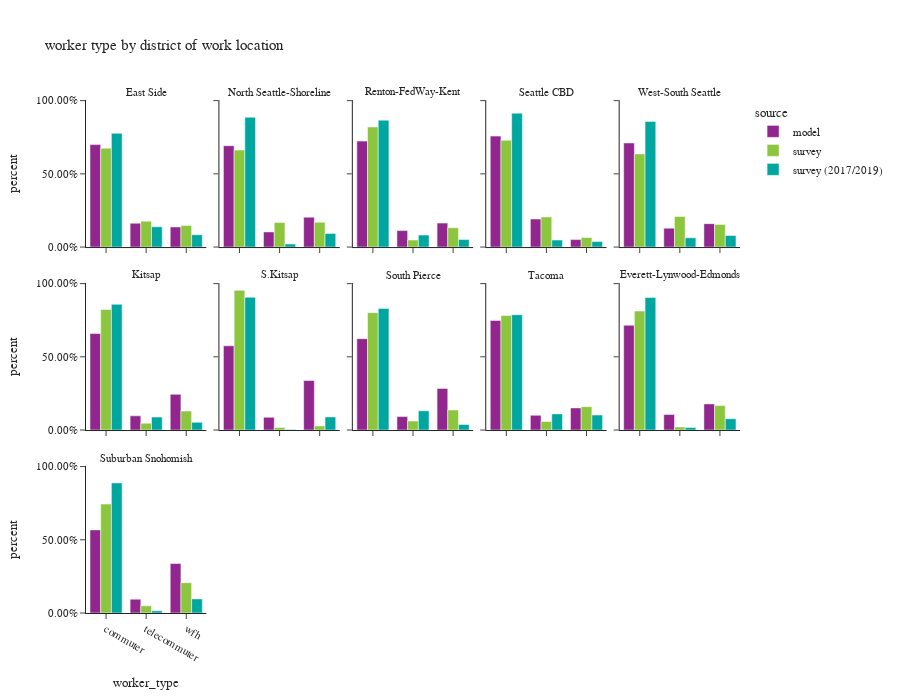

Source (notebook cell):
### Code cell
df_worker_count = workers.groupby(['source','CountyName_work','district_name_work','worker_type'])['pdexpfac']. \
    sum().reset_index()
df_worker_count['percent'] = df_worker_count.groupby(['source','CountyName_work','district_name_work'], group_keys=False)['pdexpfac']. \
    apply(lambda x: x / float(x.sum()))

df_worker_count_ct = workers.groupby(['source','CountyName_work','district_name_work','worker_type'])['pdexpfac'].count().reset_index(). \
    rename(columns={'pdexpfac':'sample count'})
df_worker_count = df_worker_count.merge(df_worker_count_ct, on=['source','CountyName_work','district_name_work','worker_type']). \
    rename(columns={'pdexpfac':'total count'})

fig = px.bar(df_worker_count.sort_values(by=['source','CountyName_work','district_name_work']), x='worker_type', y="percent",
             facet_col="district_name_work",facet_col_wrap=5,color="source",
             barmode="group",hover_data=['sample count','total count'],
             title="worker type by district of work location")
fig.for_each_annotation(lambda a: a.update(text = a.text.split("=")[-1]))
fig.update_layout(height=700, width=900, font=dict(size=11))
fig.for_each_yaxis(lambda a: a.update(tickformat = ".2%"))
fig.update_xaxes(categoryorder='array', categoryarray= ['commuter','telecommuter','wfh'])
fig.show()

### Figure 1 — Plotly figure (JSON) as saved in the notebook; plotly's stock layout.template omitted (floating-point values rounded to 4 significant figures)
{"data": [{"alignmentgroup": "True", "customdata": [[298400.0, 298400.0], [69570.0, 69570.0], [58500.0, 58500.0]], "hovertemplate": "source=model<br>district_name_work=East Side<br>worker_type=%{x}<br>percent=%{y}<br>sample count=%{customdata[0]}<br>total count=%{customdata[1]}<extra></extra>", "legendgroup": "model", "marker": {"color": "#91268F", "pattern": {"shape": ""}}, "name": "model", "offsetgroup": "model", "orientation": "v", "showlegend": true, "textposition": "auto", "type": "bar", "x": ["commuter", "telecommuter", "wfh"], "xaxis": "x11", "y": [0.6997, 0.1631, 0.1372], "yaxis": "y11"}, {"alignmentgroup": "True", "customdata": [[110800.0, 110800.0], [16540.0, 16540.0], [32730.0, 32730.0]], "hovertemplate": "source=model<br>district_name_work=North Seattle-Shoreline<br>worker_type=%{x}<br>percent=%{y}<br>sample count=%{customdata[0]}<br>total count=%{customdata[1]}<extra></extra>", "legendgroup": "model", "marker": {"color": "#91268F", "pattern": {"shape": ""}}, "name": "model", "offsetgroup": "model", "orientation": "v", "showlegend": false, "textposition": "auto", "type": "bar", "x": ["commuter", "telecommuter", "wfh"], "xaxis": "x12", "y": [0.6923, 0.1033, 0.2044], "yaxis": "y12"}, {"alignmentgroup": "True", "customdata": [[252700.0, 252700.0], [39260.0, 39260.0], [57160.0, 57160.0]], "hovertemplate": "source=model<br>district_name_work=Renton-FedWay-Kent<br>worker_type=%{x}<br>percent=%{y}<br>sample count=%{customdata[0]}<br>total count=%{customdata[1]}<extra></extra>", "legendgroup": "model", "marker": {"color": "#91268F", "pattern": {"shape": ""}}, "name": "model", "offsetgroup": "model", "orientation": "v", "showlegend": false, "textposition": "auto", "type": "bar", "x": ["commuter", "telecommuter", "wfh"], "xaxis": "x13", "y": [0.7238, 0.1125, 0.1637], "yaxis": "y13"}, {"alignmentgroup": "True", "customdata": [[263500.0, 263500.0], [66530.0, 66530.0], [17750.0, 17750.0]], "hovertemplate": "source=model<br>district_name_work=Seattle CBD<br>worker_type=%{x}<br>percent=%{y}<br>sample count=%{customdata[0]}<br>total count=%{customdata[1]}<extra></extra>", "legendgroup": "model", "marker": {"color": "#91268F", "pattern": {"shape": ""}}, "name": "model", "offsetgroup": "model", "orientation": "v", "showlegend": false, "textposition": "auto", "type": "bar", "x": ["commuter", "telecommuter", "wfh"], "xaxis": "x14", "y": [0.7577, 0.1913, 0.05104], "yaxis": "y14"}, {"alignmentgroup": "True", "customdata": [[104000.0, 104000.0], [18880.0, 18880.0], [23380.0, 23380.0]], "hovertemplate": "source=model<br>district_name_work=West-South Seattle<br>worker_type=%{x}<br>percent=%{y}<br>sample count=%{customdata[0]}<br>total count=%{customdata[1]}<extra></extra>", "legendgroup": "model", "marker": {"color": "#91268F", "pattern": {"shape": ""}}, "name": "model", "offsetgroup": "model", "orientation": "v", "showlegend": false, "textposition": "auto", "type": "bar", "x": ["commuter", "telecommuter", "wfh"], "xaxis": "x15", "y": [0.711, 0.1291, 0.1599], "yaxis": "y15"}, {"alignmentgroup": "True", "customdata": [[79380.0, 79380.0], [11680.0, 11680.0], [29380.0, 29380.0]], "hovertemplate": "source=model<br>district_name_work=Kitsap<br>worker_type=%{x}<br>percent=%{y}<br>sample count=%{customdata[0]}<br>total count=%{customdata[1]}<extra></extra>", "legendgroup": "model", "marker": {"color": "#91268F", "pattern": {"shape": ""}}, "name": "model", "offsetgroup": "model", "orientation": "v", "showlegend": false, "textposition": "auto", "type": "bar", "x": ["commuter", "telecommuter", "wfh"], "xaxis": "x6", "y": [0.6591, 0.09695, 0.244], "yaxis": "y6"}, {"alignmentgroup": "True", "customdata": [[16180.0, 16180.0], [2437.0, 2437.0], [9507.0, 9507.0]], "hovertemplate": "source=model<br>district_name_work=S.Kitsap<br>worker_type=%{x}<br>percent=%{y}<br>sample count=%{customdata[0]}<br>total count=%{customdata[1]}<extra></extra>", "legendgroup": "model", "marker": {"color": "#91268F", "pattern": {"shape": ""}}, "name": "model", "offsetgroup": "model", "orientation": "v", "showlegend": false, "textposition": "auto", "type": "bar", "x": ["commuter", "telecommuter", "wfh"], "xaxis": "x7", "y": [0.5753, 0.08665, 0.338], "yaxis": "y7"}, {"alignmentgroup": "True", "customdata": [[109600.0, 109600.0], [16120.0, 16120.0], [49930.0, 49930.0]], "hovertemplate": "source=model<br>district_name_work=South Pierce<br>worker_type=%{x}<br>percent=%{y}<br>sample count=%{customdata[0]}<br>total count=%{customdata[1]}<extra></extra>", "legendgroup": "model", "marker": {"color": "#91268F", "pattern": {"shape": ""}}, "name": "model", "offsetgroup": "model", "orientation": "v", "showlegend": false, "textposition": "auto", "type": "bar", "x": ["commuter", "telecommuter", "wfh"], "xaxis": "x8", "y": [0.624, 0.09179, 0.2842], "yaxis": "y8"}, {"alignmentgroup": "True", "customdata": [[106700.0, 106700.0], [14320.0, 14320.0], [21540.0, 21540.0]], "hovertemplate": "source=model<br>district_name_work=Tacoma<br>worker_type=%{x}<br>percent=%{y}<br>sample count=%{customdata[0]}<br>total count=%{customdata[1]}<extra></extra>", "legendgroup": "model", "marker": {"color": "#91268F", "pattern": {"shape": ""}}, "name": "model", "offsetgroup": "model", "orientation": "v", "showlegend": false, "textposition": "auto", "type": "bar", "x": ["commuter", "telecommuter", "wfh"], "xaxis": "x9", "y": [0.7485, 0.1004, 0.151], "yaxis": "y9"}, {"alignmentgroup": "True", "customdata": [[114700.0, 114700.0], [16980.0, 16980.0], [28570.0, 28570.0]], "hovertemplate": "source=model<br>district_name_work=Everett-Lynwood-Edmonds<br>worker_type=%{x}<br>percent=%{y}<br>sample count=%{customdata[0]}<br>total count=%{customdata[1]}<extra></extra>", "legendgroup": "model", "marker": {"color": "#91268F", "pattern": {"shape": ""}}, "name": "model", "offsetgroup": "model", "orientation": "v", "showlegend": false, "textposition": "auto", "type": "bar", "x": ["commuter", "telecommuter", "wfh"], "xaxis": "x10", "y": [0.7158, 0.1059, 0.1783], "yaxis": "y10"}, {"alignmentgroup": "True", "customdata": [[89270.0, 89270.0], [14850.0, 14850.0], [53150.0, 53150.0]], "hovertemplate": "source=model<br>district_name_work=Suburban Snohomish<br>worker_type=%{x}<br>percent=%{y}<br>sample count=%{customdata[0]}<br>total count=%{customdata[1]}<extra></extra>", "legendgroup": "model", "marker": {"color": "#91268F", "pattern": {"shape": ""}}, "name": "model", "offsetgroup": "model", "orientation": "v", "showlegend": false, "textposition": "auto", "type": "bar", "x": ["commuter", "telecommuter", "wfh"], "xaxis": "x", "y": [0.5676, 0.09444, 0.3379], "yaxis": "y"}, {"alignmentgroup": "True", "customdata": [[393.0, 232900.0], [176.0, 61070.0], [176.0, 50860.0]], "hovertemplate": "source=survey<br>district_name_work=East Side<br>worker_type=%{x}<br>percent=%{y}<br>sample count=%{customdata[0]}<br>total count=%{customdata[1]}<extra></extra>", "legendgroup": "survey", "marker": {"color": "#8CC63E", "pattern": {"shape": ""}}, "name": "survey", "offsetgroup": "survey", "orientation": "v", "showlegend": true, "textposition": "auto", "type": "bar", "x": ["commuter", "telecommuter", "wfh"], "xaxis": "x11", "y": [0.6754, 0.1771, 0.1475], "yaxis": "y11"}, {"alignmentgroup": "True", "customdata": [[253.0, 97240.0], [87.0, 24690.0], [147.0, 24900.0]], "hovertemplate": "source=survey<br>district_name_work=North Seattle-Shoreline<br>worker_type=%{x}<br>percent=%{y}<br>sample count=%{customdata[0]}<br>total count=%{customdata[1]}<extra></extra>", "legendgroup": "survey", "marker": {"color": "#8CC63E", "pattern": {"shape": ""}}, "name": "survey", "offsetgroup": "survey", "orientation": "v", "showlegend": false, "textposition": "auto", "type": "bar", "x": ["commuter", "telecommuter", "wfh"], "xaxis": "x12", "y": [0.6623, 0.1681, 0.1696], "yaxis": "y12"}, {"alignmentgroup": "True", "customdata": [[176.0, 229200.0], [45.0, 13360.0], [39.0, 36860.0]], "hovertemplate": "source=survey<br>district_name_work=Renton-FedWay-Kent<br>worker_type=%{x}<br>percent=%{y}<br>sample count=%{customdata[0]}<br>total count=%{customdata[1]}<extra></extra>", "legendgroup": "survey", "marker": {"color": "#8CC63E", "pattern": {"shape": ""}}, "name": "survey", "offsetgroup": "survey", "orientation": "v", "showlegend": false, "textposition": "auto", "type": "bar", "x": ["commuter", "telecommuter", "wfh"], "xaxis": "x13", "y": [0.8203, 0.04781, 0.1319], "yaxis": "y13"}, {"alignmentgroup": "True", "customdata": [[462.0, 186100.0], [249.0, 52520.0], [127.0, 16610.0]], "hovertemplate": "source=survey<br>district_name_work=Seattle CBD<br>worker_type=%{x}<br>percent=%{y}<br>sample count=%{customdata[0]}<br>total count=%{customdata[1]}<extra></extra>", "legendgroup": "survey", "marker": {"color": "#8CC63E", "pattern": {"shape": ""}}, "name": "survey", "offsetgroup": "survey", "orientation": "v", "showlegend": false, "textposition": "auto", "type": "bar", "x": ["commuter", "telecommuter", "wfh"], "xaxis": "x14", "y": [0.7291, 0.2058, 0.06509], "yaxis": "y14"}, {"alignmentgroup": "True", "customdata": [[130.0, 86900.0], [69.0, 28590.0], [78.0, 21170.0]], "hovertemplate": "source=survey<br>district_name_work=West-South Seattle<br>worker_type=%{x}<br>percent=%{y}<br>sample count=%{customdata[0]}<br>total count=%{customdata[1]}<extra></extra>", "legendgroup": "survey", "marker": {"color": "#8CC63E", "pattern": {"shape": ""}}, "name": "survey", "offsetgroup": "survey", "orientation": "v", "showlegend": false, "textposition": "auto", "type": "bar", "x": ["commuter", "telecommuter", "wfh"], "xaxis": "x15", "y": [0.6359, 0.2092, 0.1549], "yaxis": "y15"}, {"alignmentgroup": "True", "customdata": [[91.0, 79660.0], [12.0, 4504.0], [43.0, 12550.0]], "hovertemplate": "source=survey<br>district_name_work=Kitsap<br>worker_type=%{x}<br>percent=%{y}<br>sample count=%{customdata[0]}<br>total count=%{customdata[1]}<extra></extra>", "legendgroup": "survey", "marker": {"color": "#8CC63E", "pattern": {"shape": ""}}, "name": "survey", "offsetgroup": "survey", "orientation": "v", "showlegend": false, "textposition": "auto", "type": "bar", "x": ["commuter", "telecommuter", "wfh"], "xaxis": "x6", "y": [0.8236, 0.04657, 0.1298], "yaxis": "y6"}, {"alignmentgroup": "True", "customdata": [[10.0, 14060.0], [2.0, 267.2], [3.0, 408.8]], "hovertemplate": "source=survey<br>district_name_work=S.Kitsap<br>worker_type=%{x}<br>percent=%{y}<br>sample count=%{customdata[0]}<br>total count=%{customdata[1]}<extra></extra>", "legendgroup": "survey", "marker": {"color": "#8CC63E", "pattern": {"shape": ""}}, "name": "survey", "offsetgroup": "survey", "orientation": "v", "showlegend": false, "textposition": "auto", "type": "bar", "x": ["commuter", "telecommuter", "wfh"], "xaxis": "x7", "y": [0.9541, 0.01813, 0.02774], "yaxis": "y7"}, {"alignmentgroup": "True", "customdata": [[84.0, 130500.0], [16.0, 10040.0], [24.0, 22240.0]], "hovertemplate": "source=survey<br>district_name_work=South Pierce<br>worker_type=%{x}<br>percent=%{y}<br>sample count=%{customdata[0]}<br>total count=%{customdata[1]}<extra></extra>", "legendgroup": "survey", "marker": {"color": "#8CC63E", "pattern": {"shape": ""}}, "name": "survey", "offsetgroup": "survey", "orientation": "v", "showlegend": false, "textposition": "auto", "type": "bar", "x": ["commuter", "telecommuter", "wfh"], "xaxis": "x8", "y": [0.8018, 0.06168, 0.1366], "yaxis": "y8"}, {"alignmentgroup": "True", "customdata": [[79.0, 80790.0], [10.0, 5961.0], [28.0, 16470.0]], "hovertemplate": "source=survey<br>district_name_work=Tacoma<br>worker_type=%{x}<br>percent=%{y}<br>sample count=%{customdata[0]}<br>total count=%{customdata[1]}<extra></extra>", "legendgroup": "survey", "marker": {"color": "#8CC63E", "pattern": {"shape": ""}}, "name": "survey", "offsetgroup": "survey", "orientation": "v", "showlegend": false, "textposition": "auto", "type": "bar", "x": ["commuter", "telecommuter", "wfh"], "xaxis": "x9", "y": [0.7827, 0.05774, 0.1596], "yaxis": "y9"}, {"alignmentgroup": "True", "customdata": [[101.0, 99390.0], [20.0, 2548.0], [35.0, 20400.0]], "hovertemplate": "source=survey<br>district_name_work=Everett-Lynwood-Edmonds<br>worker_type=%{x}<br>percent=%{y}<br>sample count=%{customdata[0]}<br>total count=%{customdata[1]}<extra></extra>", "legendgroup": "survey", "marker": {"color": "#8CC63E", "pattern": {"shape": ""}}, "name": "survey", "offsetgroup": "survey", "orientation": "v", "showlegend": false, "textposition": "auto", "type": "bar", "x": ["commuter", "telecommuter", "wfh"], "xaxis": "x10", "y": [0.8124, 0.02083, 0.1668], "yaxis": "y10"}, {"alignmentgroup": "True", "customdata": [[95.0, 105400.0], [15.0, 6930.0], [50.0, 29330.0]], "hovertemplate": "source=survey<br>district_name_work=Suburban Snohomish<br>worker_type=%{x}<br>percent=%{y}<br>sample count=%{customdata[0]}<br>total count=%{customdata[1]}<extra></extra>", "legendgroup": "survey", "marker": {"color": "#8CC63E", "pattern": {"shape": ""}}, "name": "survey", "offsetgroup": "survey", "orientation": "v", "showlegend": false, "textposition": "auto", "type": "bar", "x": ["commuter", "telecommuter", "wfh"], "xaxis": "x", "y": [0.744, 0.04893, 0.2071], "yaxis": "y"}, {"alignmentgroup": "True", "customdata": [[1052.0, 203900.0], [99.0, 36370.0], [76.0, 22140.0]], "hovertemplate": "source=survey (2017/2019)<br>district_name_work=East Side<br>worker_type=%{x}<br>percent=%{y}<br>sample count=%{customdata[0]}<br>total count=%{customdata[1]}<extra></extra>", "legendgroup": "survey (2017/2019)", "marker": {"color": "#00A7A0", "pattern": {"shape": ""}}, "name": "survey (2017/2019)", "offsetgroup": "survey (2017/2019)", "orientation": "v", "showlegend": true, "textposition": "auto", "type": "bar", "x": ["commuter", "telecommuter", "wfh"], "xaxis": "x11", "y": [0.777, 0.1386, 0.08437], "yaxis": "y11"}, {"alignmentgroup": "True", "customdata": [[710.0, 109300.0], [47.0, 2522.0], [130.0, 11460.0]], "hovertemplate": "source=survey (2017/2019)<br>district_name_work=North Seattle-Shoreline<br>worker_type=%{x}<br>percent=%{y}<br>sample count=%{customdata[0]}<br>total count=%{customdata[1]}<extra></extra>", "legendgroup": "survey (2017/2019)", "marker": {"color": "#00A7A0", "pattern": {"shape": ""}}, "name": "survey (2017/2019)", "offsetgroup": "survey (2017/2019)", "orientation": "v", "showlegend": false, "textposition": "auto", "type": "bar", "x": ["commuter", "telecommuter", "wfh"], "xaxis": "x12", "y": [0.8866, 0.02045, 0.09294], "yaxis": "y12"}, {"alignmentgroup": "True", "customdata": [[343.0, 151700.0], [15.0, 14350.0], [16.0, 8970.0]], "hovertemplate": "source=survey (2017/2019)<br>district_name_work=Renton-FedWay-Kent<br>worker_type=%{x}<br>percent=%{y}<br>sample count=%{customdata[0]}<br>total count=%{customdata[1]}<extra></extra>", "legendgroup": "survey (2017/2019)", "marker": {"color": "#00A7A0", "pattern": {"shape": ""}}, "name": "survey (2017/2019)", "offsetgroup": "survey (2017/2019)", "orientation": "v", "showlegend": false, "textposition": "auto", "type": "bar", "x": ["commuter", "telecommuter", "wfh"], "xaxis": "x13", "y": [0.8668, 0.08197, 0.05125], "yaxis": "y13"}, {"alignmentgroup": "True", "customdata": [[1937.0, 218400.0], [90.0, 11430.0], [154.0, 8982.0]], "hovertemplate": "source=survey (2017/2019)<br>district_name_work=Seattle CBD<br>worker_type=%{x}<br>percent=%{y}<br>sample count=%{customdata[0]}<br>total count=%{customdata[1]}<extra></extra>", "legendgroup": "survey (2017/2019)", "marker": {"color": "#00A7A0", "pattern": {"shape": ""}}, "name": "survey (2017/2019)", "offsetgroup": "survey (2017/2019)", "orientation": "v", "showlegend": false, "textposition": "auto", "type": "bar", "x": ["commuter", "telecommuter", "wfh"], "xaxis": "x14", "y": [0.9145, 0.04784, 0.03761], "yaxis": "y14"}, {"alignmentgroup": "True", "customdata": [[392.0, 54040.0], [28.0, 3984.0], [95.0, 4956.0]], "hovertemplate": "source=survey (2017/2019)<br>district_name_work=West-South Seattle<br>worker_type=%{x}<br>percent=%{y}<br>sample count=%{customdata[0]}<br>total count=%{customdata[1]}<extra></extra>", "legendgroup": "survey (2017/2019)", "marker": {"color": "#00A7A0", "pattern": {"shape": ""}}, "name": "survey (2017/2019)", "offsetgroup": "survey (2017/2019)", "orientation": "v", "showlegend": false, "textposition": "auto", "type": "bar", "x": ["commuter", "telecommuter", "wfh"], "xaxis": "x15", "y": [0.8581, 0.06325, 0.07869], "yaxis": "y15"}, {"alignmentgroup": "True", "customdata": [[108.0, 54030.0], [11.0, 5561.0], [25.0, 3319.0]], "hovertemplate": "source=survey (2017/2019)<br>district_name_work=Kitsap<br>worker_type=%{x}<br>percent=%{y}<br>sample count=%{customdata[0]}<br>total count=%{customdata[1]}<extra></extra>", "legendgroup": "survey (2017/2019)", "marker": {"color": "#00A7A0", "pattern": {"shape": ""}}, "name": "survey (2017/2019)", "offsetgroup": "survey (2017/2019)", "orientation": "v", "showlegend": false, "textposition": "auto", "type": "bar", "x": ["commuter", "telecommuter", "wfh"], "xaxis": "x6", "y": [0.8588, 0.0884, 0.05276], "yaxis": "y6"}, {"alignmentgroup": "True", "customdata": [[18.0, 14300.0], [1.0, 60.89], [8.0, 1412.0]], "hovertemplate": "source=survey (2017/2019)<br>district_name_work=S.Kitsap<br>worker_type=%{x}<br>percent=%{y}<br>sample count=%{customdata[0]}<br>total count=%{customdata[1]}<extra></extra>", "legendgroup": "survey (2017/2019)", "marker": {"color": "#00A7A0", "pattern": {"shape": ""}}, "name": "survey (2017/2019)", "offsetgroup": "survey (2017/2019)", "orientation": "v", "showlegend": false, "textposition": "auto", "type": "bar", "x": ["commuter", "telecommuter", "wfh"], "xaxis": "x7", "y": [0.9066, 0.003862, 0.08953], "yaxis": "y7"}, {"alignmentgroup": "True", "customdata": [[155.0, 76200.0], [16.0, 12070.0], [18.0, 3462.0]], "hovertemplate": "source=survey (2017/2019)<br>district_name_work=South Pierce<br>worker_type=%{x}<br>percent=%{y}<br>sample count=%{customdata[0]}<br>total count=%{customdata[1]}<extra></extra>", "legendgroup": "survey (2017/2019)", "marker": {"color": "#00A7A0", "pattern": {"shape": ""}}, "name": "survey (2017/2019)", "offsetgroup": "survey (2017/2019)", "orientation": "v", "showlegend": false, "textposition": "auto", "type": "bar", "x": ["commuter", "telecommuter", "wfh"], "xaxis": "x8", "y": [0.8307, 0.1316, 0.03774], "yaxis": "y8"}, {"alignmentgroup": "True", "customdata": [[137.0, 92150.0], [16.0, 12900.0], [17.0, 11980.0]], "hovertemplate": "source=survey (2017/2019)<br>district_name_work=Tacoma<br>worker_type=%{x}<br>percent=%{y}<br>sample count=%{customdata[0]}<br>total count=%{customdata[1]}<extra></extra>", "legendgroup": "survey (2017/2019)", "marker": {"color": "#00A7A0", "pattern": {"shape": ""}}, "name": "survey (2017/2019)", "offsetgroup": "survey (2017/2019)", "orientation": "v", "showlegend": false, "textposition": "auto", "type": "bar", "x": ["commuter", "telecommuter", "wfh"], "xaxis": "x9", "y": [0.7874, 0.1103, 0.1024], "yaxis": "y9"}, {"alignmentgroup": "True", "customdata": [[224.0, 105400.0], [12.0, 2072.0], [14.0, 9005.0]], "hovertemplate": "source=survey (2017/2019)<br>district_name_work=Everett-Lynwood-Edmonds<br>worker_type=%{x}<br>percent=%{y}<br>sample count=%{customdata[0]}<br>total count=%{customdata[1]}<extra></extra>", "legendgroup": "survey (2017/2019)", "marker": {"color": "#00A7A0", "pattern": {"shape": ""}}, "name": "survey (2017/2019)", "offsetgroup": "survey (2017/2019)", "orientation": "v", "showlegend": false, "textposition": "auto", "type": "bar", "x": ["commuter", "telecommuter", "wfh"], "xaxis": "x10", "y": [0.9049, 0.01779, 0.07729], "yaxis": "y10"}, {"alignmentgroup": "True", "customdata": [[106.0, 59510.0], [3.0, 1036.0], [15.0, 6450.0]], "hovertemplate": "source=survey (2017/2019)<br>district_name_work=Suburban Snohomish<br>worker_type=%{x}<br>percent=%{y}<br>sample count=%{customdata[0]}<br>total count=%{customdata[1]}<extra></extra>", "legendgroup": "survey (2017/2019)", "marker": {"color": "#00A7A0", "pattern": {"shape": ""}}, "name": "survey (2017/2019)", "offsetgroup": "survey (2017/2019)", "orientation": "v", "showlegend": false, "textposition": "auto", "type": "bar", "x": ["commuter", "telecommuter", "wfh"], "xaxis": "x", "y": [0.8883, 0.01546, 0.09628], "yaxis": "y"}], "layout": {"annotations": [{"font": {}, "showarrow": false, "text": "Suburban Snohomish", "x": 0.092, "xanchor": "center", "xref": "paper", "y": 0.2867, "yanchor": "bottom", "yref": "paper"}, {"font": {}, "showarrow": false, "text": "Kitsap", "x": 0.092, "xanchor": "center", "xref": "paper", "y": 0.6433, "yanchor": "bottom", "yref": "paper"}, {"font": {}, "showarrow": false, "text": "S.Kitsap", "x": 0.296, "xanchor": "center", "xref": "paper", "y": 0.6433, "yanchor": "bottom", "yref": "paper"}, {"font": {}, "showarrow": false, "text": "South Pierce", "x": 0.5, "xanchor": "center", "xref": "paper", "y": 0.6433, "yanchor": "bottom", "yref": "paper"}, {"font": {}, "showarrow": false, "text": "Tacoma", "x": 0.704, "xanchor": "center", "xref": "paper", "y": 0.6433, "yanchor": "bottom", "yref": "paper"}, {"font": {}, "showarrow": false, "text": "Everett-Lynwood-Edmonds", "x": 0.908, "xanchor": "center", "xref": "paper", "y": 0.6433, "yanchor": "bottom", "yref": "paper"}, {"font": {}, "showarrow": false, "text": "East Side", "x": 0.092, "xanchor": "center", "xref": "paper", "y": 1.0, "yanchor": "bottom", "yref": "paper"}, {"font": {}, "showarrow": false, "text": "North Seattle-Shoreline", "x": 0.296, "xanchor": "center", "xref": "paper", "y": 1.0, "yanchor": "bottom", "yref": "paper"}, {"font": {}, "showarrow": false, "text": "Renton-FedWay-Kent", "x": 0.5, "xanchor": "center", "xref": "paper", "y": 1.0, "yanchor": "bottom", "yref": "paper"}, {"font": {}, "showarrow": false, "text": "Seattle CBD", "x": 0.704, "xanchor": "center", "xref": "paper", "y": 1.0, "yanchor": "bottom", "yref": "paper"}, {"font": {}, "showarrow": false, "text": "West-South Seattle", "x": 0.908, "xanchor": "center", "xref": "paper", "y": 1.0, "yanchor": "bottom", "yref": "paper"}], "barmode": "group", "font": {"size": 11}, "height": 700, "legend": {"title": {"text": "source"}, "tracegroupgap": 0}, "title": {"text": "worker type by district of work location"}, "width": 900, "xaxis": {"anchor": "y", "categoryarray": ["commuter", "telecommuter", "wfh"], "categoryorder": "array", "domain": [0.0, 0.184], "title": {"text": "worker_type"}}, "xaxis10": {"anchor": "y10", "categoryarray": ["commuter", "telecommuter", "wfh"], "categoryorder": "array", "domain": [0.816, 1.0], "matches": "x", "showticklabels": false}, "xaxis11": {"anchor": "y11", "categoryarray": ["commuter", "telecommuter", "wfh"], "categoryorder": "array", "domain": [0.0, 0.184], "matches": "x", "showticklabels": false}, "xaxis12": {"anchor": "y12", "categoryarray": ["commuter", "telecommuter", "wfh"], "categoryorder": "array", "domain": [0.204, 0.388], "matches": "x", "showticklabels": false}, "xaxis13": {"anchor": "y13", "categoryarray": ["commuter", "telecommuter", "wfh"], "categoryorder": "array", "domain": [0.408, 0.592], "matches": "x", "showticklabels": false}, "xaxis14": {"anchor": "y14", "categoryarray": ["commuter", "telecommuter", "wfh"], "categoryorder": "array", "domain": [0.612, 0.796], "matches": "x", "showticklabels": false}, "xaxis15": {"anchor": "y15", "categoryarray": ["commuter", "telecommuter", "wfh"], "categoryorder": "array", "domain": [0.816, 1.0], "matches": "x", "showticklabels": false}, "xaxis2": {"anchor": "y2", "categoryarray": ["commuter", "telecommuter", "wfh"], "categoryorder": "array", "domain": [0.204, 0.388], "matches": "x", "title": {"text": "worker_type"}}, "xaxis3": {"anchor": "y3", "categoryarray": ["commuter", "telecommuter", "wfh"], "categoryorder": "array", "domain": [0.408, 0.592], "matches": "x", "title": {"text": "worker_type"}}, "xaxis4": {"anchor": "y4", "categoryarray": ["commuter", "telecommuter", "wfh"], "categoryorder": "array", "domain": [0.612, 0.796], "matches": "x", "title": {"text": "worker_type"}}, "xaxis5": {"anchor": "y5", "categoryarray": ["commuter", "telecommuter", "wfh"], "categoryorder": "array", "domain": [0.816, 1.0], "matches": "x", "title": {"text": "worker_type"}}, "xaxis6": {"anchor": "y6", "categoryarray": ["commuter", "telecommuter", "wfh"], "categoryorder": "array", "domain": [0.0, 0.184], "matches": "x", "showticklabels": false}, "xaxis7": {"anchor": "y7", "categoryarray": ["commuter", "telecommuter", "wfh"], "categoryorder": "array", "domain": [0.204, 0.388], "matches": "x", "showticklabels": false}, "xaxis8": {"anchor": "y8", "categoryarray": ["commuter", "telecommuter", "wfh"], "categoryorder": "array", "domain": [0.408, 0.592], "matches": "x", "showticklabels": false}, "xaxis9": {"anchor": "y9", "categoryarray": ["commuter", "telecommuter", "wfh"], "categoryorder": "array", "domain": [0.612, 0.796], "matches": "x", "showticklabels": false}, "yaxis": {"anchor": "x", "domain": [0.0, 0.2867], "tickformat": ".2%", "title": {"text": "percent"}}, "yaxis10": {"anchor": "x10", "domain": [0.3567, 0.6433], "matches": "y", "showticklabels": false, "tickformat": ".2%"}, "yaxis11": {"anchor": "x11", "domain": [0.7133, 1.0], "matches": "y", "tickformat": ".2%", "title": {"text": "percent"}}, "yaxis12": {"anchor": "x12", "domain": [0.7133, 1.0], "matches": "y", "showticklabels": false, "tickformat": ".2%"}, "yaxis13": {"anchor": "x13", "domain": [0.7133, 1.0], "matches": "y", "showticklabels": false, "tickformat": ".2%"}, "yaxis14": {"anchor": "x14", "domain": [0.7133, 1.0], "matches": "y", "showticklabels": false, "tickformat": ".2%"}, "yaxis15": {"anchor": "x15", "domain": [0.7133, 1.0], "matches": "y", "showticklabels": false, "tickformat": ".2%"}, "yaxis2": {"anchor": "x2", "domain": [0.0, 0.2867], "matches": "y", "showticklabels": false, "tickformat": ".2%"}, "yaxis3": {"anchor": "x3", "domain": [0.0, 0.2867], "matches": "y", "showticklabels": false, "tickformat": ".2%"}, "yaxis4": {"anchor": "x4", "domain": [0.0, 0.2867], "matches": "y", "showticklabels": false, "tickformat": ".2%"}, "yaxis5": {"anchor": "x5", "domain": [0.0, 0.2867], "matches": "y", "showticklabels": false, "tickformat": ".2%"}, "yaxis6": {"anchor": "x6", "domain": [0.3567, 0.6433], "matches": "y", "tickformat": ".2%", "title": {"text": "percent"}}, "yaxis7": {"anchor": "x7", "domain": [0.3567, 0.6433], "matches": "y", "showticklabels": false, "tickformat": ".2%"}, "yaxis8": {"anchor": "x8", "domain": [0.3567, 0.6433], "matches": "y", "showticklabels": false, "tickformat": ".2%"}, "yaxis9": {"anchor": "x9", "domain": [0.3567, 0.6433], "matches": "y", "showticklabels": false, "tickformat": ".2%"}}}
